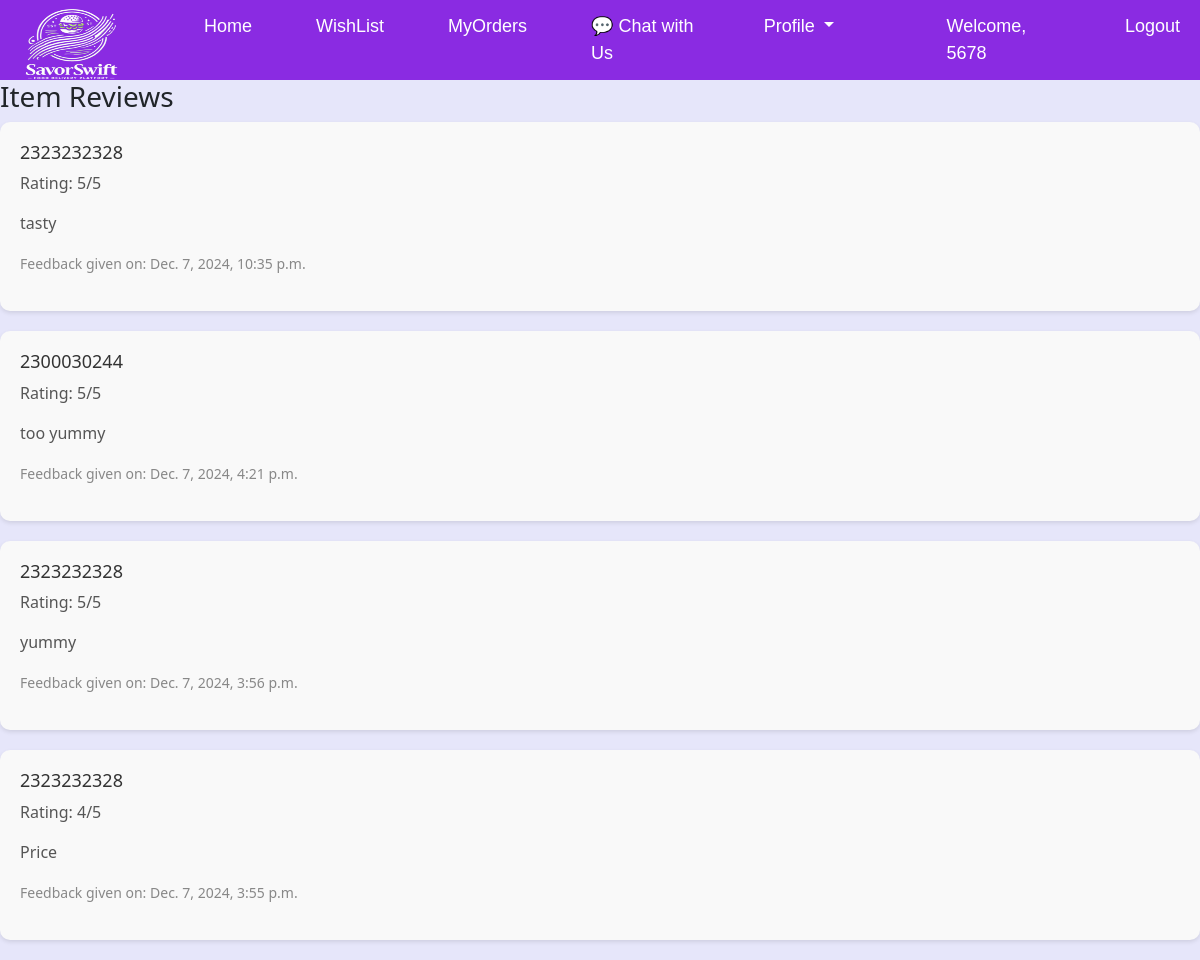
Page /customerapp/item-reviews/ (signed in) on the committed database.
### customerapp/models.py (models this page shows, shortened)
class Feedback(models.Model):
    user = models.ForeignKey(User, on_delete=models.CASCADE)  # The customer providing feedback
    item = models.ForeignKey(Item, on_delete=models.CASCADE)  # The item being reviewed
    comments = models.TextField()  # Customer's feedback comments
    rating = models.PositiveIntegerField()  # Rating out of 5
    feedback_date = models.DateTimeField(default=timezone.now)  # Timestamp of the feedback

### customerapp/views.py (the view)
# urls.py: path('item-reviews/', views.display_reviews, name='item_reviews'),
def display_reviews(request):
    feedbacks = Feedback.objects.all().order_by('-feedback_date')  # Fetch all feedback
    return render(request, 'customerapp/item_reviews.html', {'feedbacks': feedbacks})

### templates/customerapp/item_reviews.html (shortened to what this page needs)
{% extends 'navbar/customernavbar.html' %}
{% block body %}
<body>
<h3>Item Reviews</h3>
{% for feedback in feedbacks %}
    <div class="feedback-card">
        <h4>{{ feedback.user.username }}</h4>
        <p>Rating: {{ feedback.rating }}/5</p>
        <p>{{ feedback.comments }}</p>
        <p><small>Feedback given on: {{ feedback.feedback_date }}</small></p>
    </div>
{% endfor %}
{% endblock %}

### templates/navbar/customernavbar.html (shortened to what this page needs)
<!DOCTYPE html>
<html lang="en">
<head>
    {% load static %}
    <link href="https://cdn.jsdelivr.net/npm/bootstrap@5.3.3/dist/css/bootstrap.min.css" rel="stylesheet">
</head>
<body>
<nav class="navbar navbar-expand-lg navbar-light bg-light" style="background-color:#8a2be2; padding:0; color:white" >
  <div class="container-fluid" style="background-color:#8a2be2;height:80px; ">
    <a class="navbar-brand" href=" {% url 'projecthomepage' %} "><img src="{% static 'images/adminapp/logopurplenew.png' %}" alt="Food Delivery" width="120px" height="80px"></a>
    <div class="collapse navbar-collapse" id="navbarNavDropdown">
      <ul class="navbar-nav">
        <li class="nav-item">
          <a class="nav-link active" aria-current="page" href="{% url 'customerapp:projecthomepage' %} ">Home</a>
        </li>
        <li class="nav-item">
          <a class="nav-link" href="{% url 'customerapp:wishlist' %} ">WishList</a>
        </li>
        <li class="nav-item">
          <a class="nav-link" href="{% url 'customerapp:orderhistory' %} ">MyOrders</a>
        </li>
          <li class="nav-item">
          <a class="nav-link" href="#" onclick="openChat()">💬 Chat with Us</a>
        </li>
        <li class="nav-item dropdown">
          <a class="nav-link dropdown-toggle" href="#" id="navbarDropdownMenuLink" role="button" data-bs-toggle="dropdown" aria-expanded="false">
           Profile
          </a>
        </li>
      </ul>
    </div>
  <ul  class="navbar-nav ms-auto">
<li>
       {% if user.is_authenticated %}
        <li class="nav-item">
      <a class="nav-link" href="{% url 'customerapp:projecthomepage' %}">Welcome, {{ user.username }} </a>
    </li>
          <li class="nav-item">
          <a class="nav-link" href="{% url 'logout' %}">Logout</a>
          </li>
        {% endif %}
 </li>
      </ul>
  </div>
</nav>
{% block body %}
{% endblock %}
</body>
</html>

### templates/navbar/customernavbar.html (style rules this page uses)
body, html { background-color: #e6e6fa; }
.navbar a { color: white !important; font-family: Arial, sans-serif; font-size:18px; }
li { margin-left:3rem; }
li a { transition: transform 2.0s ease; }

### templates/customerapp/item_reviews.html (style rules this page uses)
.feedback-card { background-color: #f9f9f9; padding: 20px; margin-bottom: 20px; border-radius: 10px; box-shadow: 0 2px 4px rgba(0, 0, 0, 0.1); }
.feedback-card h4 { font-size: 18px; color: #333; }
.feedback-card p { font-size: 16px; color: #555; }
.feedback-card small { color: #888; }

### rows in the picture
Feedback: user.username "2323232328", rating "5", comments "tasty", feedback_date "Dec. 7, 2024, 10:35 p.m."
Feedback: user.username "2300030244", rating "5", comments "too yummy", feedback_date "Dec. 7, 2024, 4:21 p.m."
Feedback: user.username "2323232328", rating "5", comments "yummy", feedback_date "Dec. 7, 2024, 3:56 p.m."
Feedback: user.username "2323232328", rating "4", comments "Price", feedback_date "Dec. 7, 2024, 3:55 p.m."

### other values in the picture
{{ user.username }} "5678"
